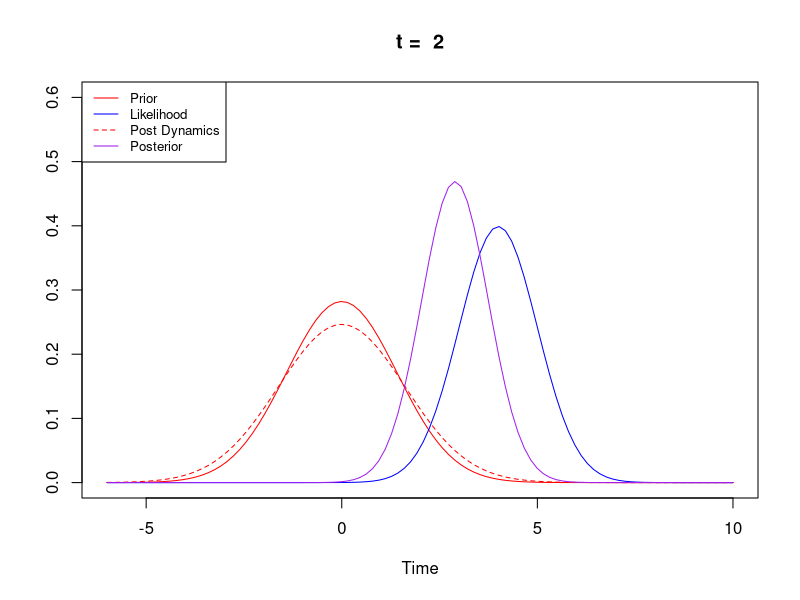
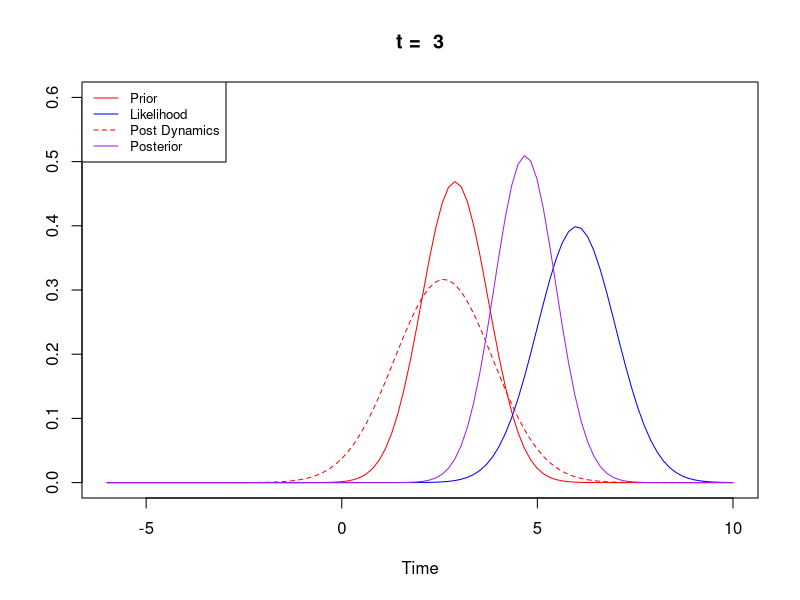
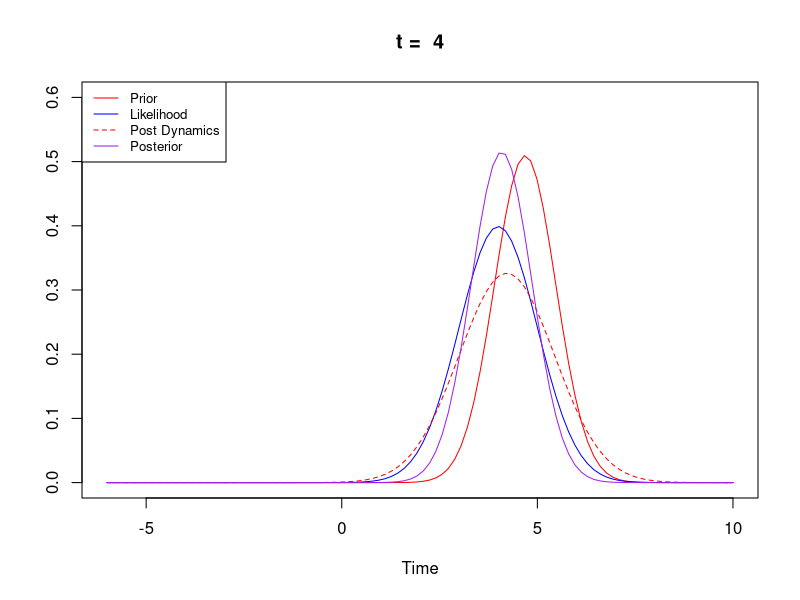
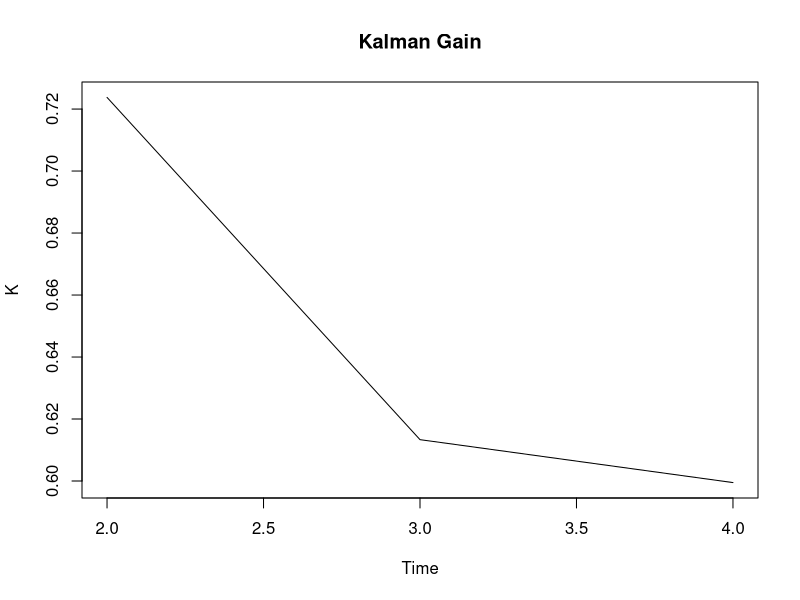
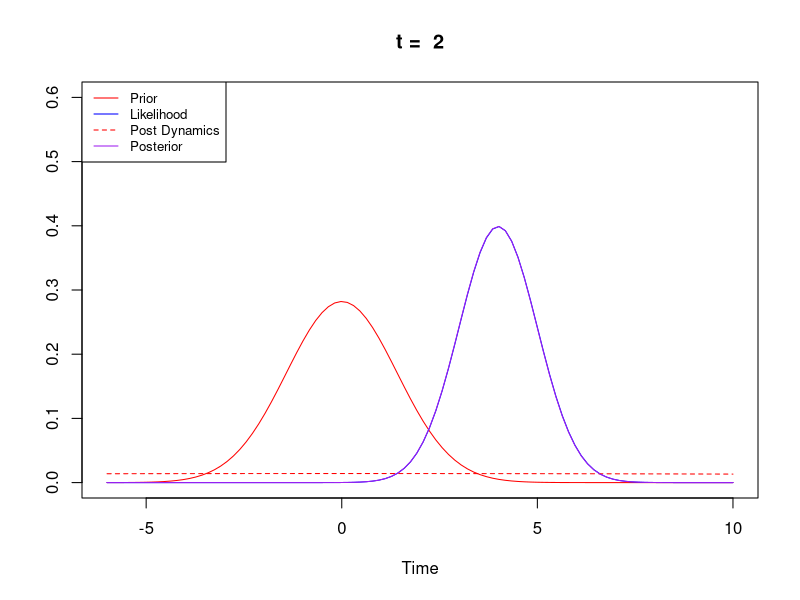
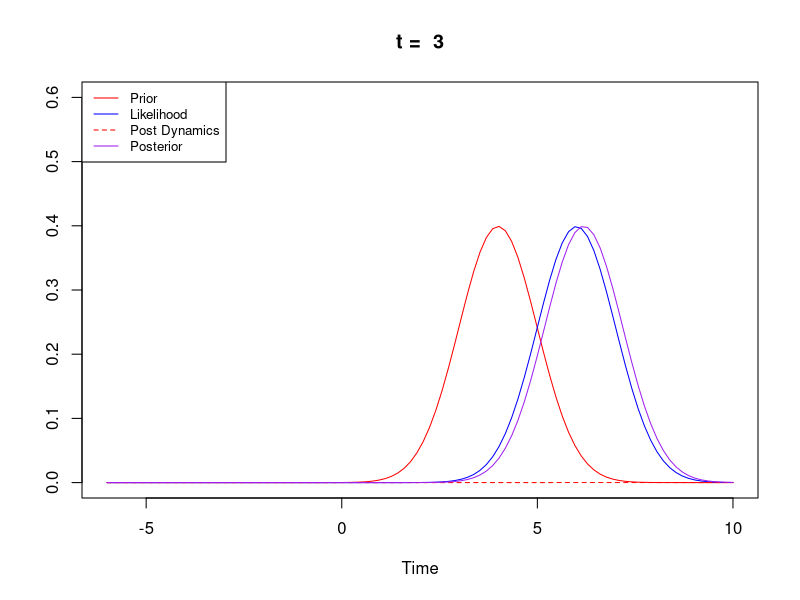
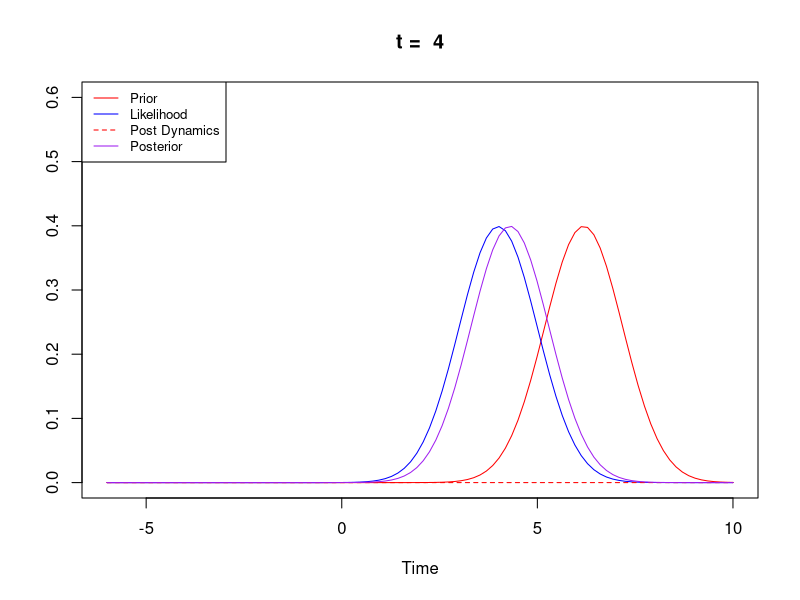
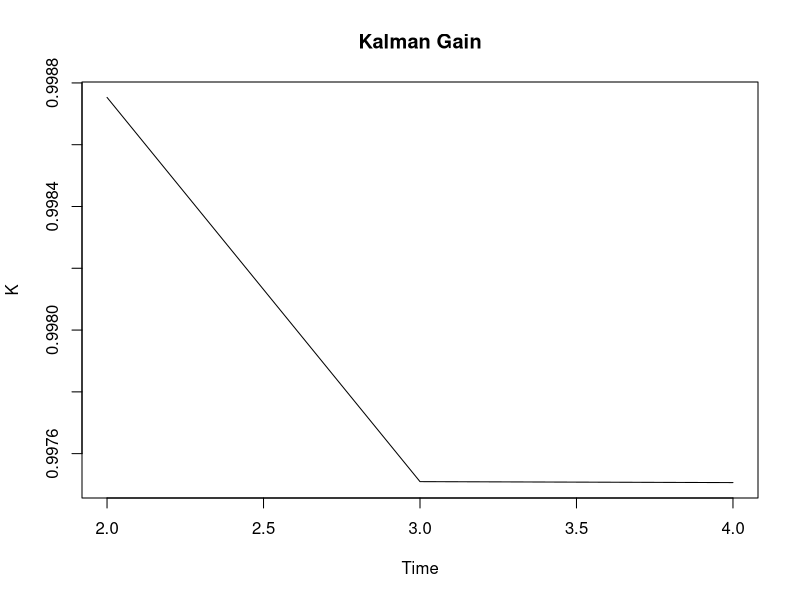

Recreate these plots in R, in order.
## ---- chunk 1

simple_kalman<-function(A = 0.9, Q = 1, R = 1, obs, plot = TRUE )
{
  # Vector de observaciones y estados
  N = length(obs)
  ts = seq(-6,10, length.out = 100)
  
  # Estado inicial
  us = c(NA,N)
  sigmas = c(NA,N)
  
  # Asumimos una creencia inicial de N(0,sqrt(2)) como posicion de partida de la mano
  us[1] = 0
  sigmas[1] = sqrt(2)
  
  # Vector para guardar kalman gain
  ws = c(NA,N-1)
  
  truth = c(NA,N)
  truth[1] = 5
  
  for(i in 2:N)
  {
  
      # Predict (Dynamics)
      sigma_dynamic = sqrt(Q**2 + A**2 * sigmas[i-1]**2)
      u_dynamic = A*us[i-1] 
      
      truth[i] = A*truth[i-1] + rnorm(n = 1 , mean = 0, sd = Q)
      
       # Kalman gain
      W = sigma_dynamic**2 / (R**2 + sigma_dynamic**2)
      ws[i-1] = W
      
      # Esta parte serviará para el final, cuando se quiera modelar el ground truth
      if(N > 5)
        obs[i] = truth[i] + rnorm(1,0,R)
      
      # Update
      us[i] =(u_dynamic)*(1-W) + W*obs[i]
      sigmas[i] = 1 / sqrt(( (1/(R**2)) + (1/(sigma_dynamic**2))  ) )
      
      if(plot)
      {
          # Plot prior
          plot( ts, dnorm(ts,us[i-1], sigmas[i-1]), col = "red", type = 'l', main = paste("t = ", i),
                xlab = "Time", ylab = "",ylim = c(0,0.6))
          legend("topleft", legend = c("Prior", "Likelihood", "Post Dynamics", "Posterior"), 
                 col = c("red", "blue", "red", "purple"), lty = c('solid', 'solid', 'dashed', 'solid') ,
                 cex = 0.8)
          
          # Plot prior post dynamics y likelihood dada la observacion
          lines(ts, dnorm(ts,obs[i],R) , col = "blue", lty = "solid")
          lines(ts, dnorm(ts,u_dynamic, sigma_dynamic), col = "red",  lty = "dashed")
          
          # Plot posterior
          lines(ts, dnorm(ts,us[i], sigmas[i]), col = "purple",  lty = "solid")
      }
  }
  
  return(list("us"= us, "ws"= ws, "sigma"= sigmas, "truth" = truth, "obs" = obs))

}
## ---- chunk 2
N = 4
o = c(5,4,6,4)
kalman = simple_kalman(obs = o)
## ---- chunk 3

# Plot Kalman gain 
ts = seq(1,4,length.out = N)
plot(ts[2:N],kalman$ws, type='l', main = "Kalman Gain", xlab = "Time", ylab = "K")

## ---- chunk 4
kalman = simple_kalman(A = 20, obs = o)

# Plot Kalman gain 
plot(ts[2:N],kalman$ws, type='l', main = "Kalman Gain", xlab = "Time", ylab = "K")

# Plot estimación
plot(ts, kalman$us, col = "red", type = 'l', ylim = c(0,max(max(kalman$us),max(o))), main = "Kalman Filtering", 
     xlab = "Time", ylab= "X position")
legend("topleft", legend = c("Kalman", "Observaciones"), 
                 col = c("red", "green"), lty = c('solid', 'solid'), cex = 0.8)
lines(ts, o, col = "green", type='p')
## ---- chunk 5
kalman = simple_kalman(A = 0.1, obs = o)

# Plot Kalman gain 
plot(ts[2:N],kalman$ws, type='l', main = "Kalman Gain", xlab = "Time", ylab = "K")

# Plot estimación
plot(ts, kalman$us, col = "red", type = 'l', ylim = c(0,max(max(kalman$us),max(o))), main = "Kalman Filtering", 
     xlab = "Time", ylab= "X position")
legend("topleft", legend = c("Kalman", "Observaciones"), 
                 col = c("red", "green"), lty = c('solid', 'solid'), cex = 0.8)
lines(ts, o, col = "green", type='p')

## ---- chunk 6

o_ext = c(o,rep(NA,100))
N2 = length(o_ext)
ts = seq(1,N2)

kalman = simple_kalman(0.9, Q = 1, R = 2, obs = o_ext, plot = FALSE)
o_ext = kalman$obs
ymin = min(kalman$us, o_ext, kalman$truth)
ymax = max(kalman$us, o_ext, kalman$truth)

plot(ts, kalman$us, col = "red", type = 'l', ylim = c(ymin, ymax), main = "Kalman Filtering", xlab = "Time", ylab= "X position")
legend("topleft", legend = c("Kalman", "Observaciones", "Ground Truth"), 
                 col = c("red", "green", "blue"), lty = c('solid', 'solid', 'solid'), cex = 0.8)
lines(ts, o_ext, col = "green", type='p')
lines(ts, kalman$truth, col = "blue", type = "l")


print(paste("RMSE estimate", sqrt(mean((kalman$us[2:N2]-kalman$truth[2:N2])**2))))
print(paste("RMSE measurements only", sqrt(mean((o_ext[2:N2]-kalman$truth[2:N2])**2))))


# Plot Kalman gain 
plot(ts[2:N2],kalman$ws, type='l', main = "Kalman Gain", xlab = "Time", ylab = "K")

